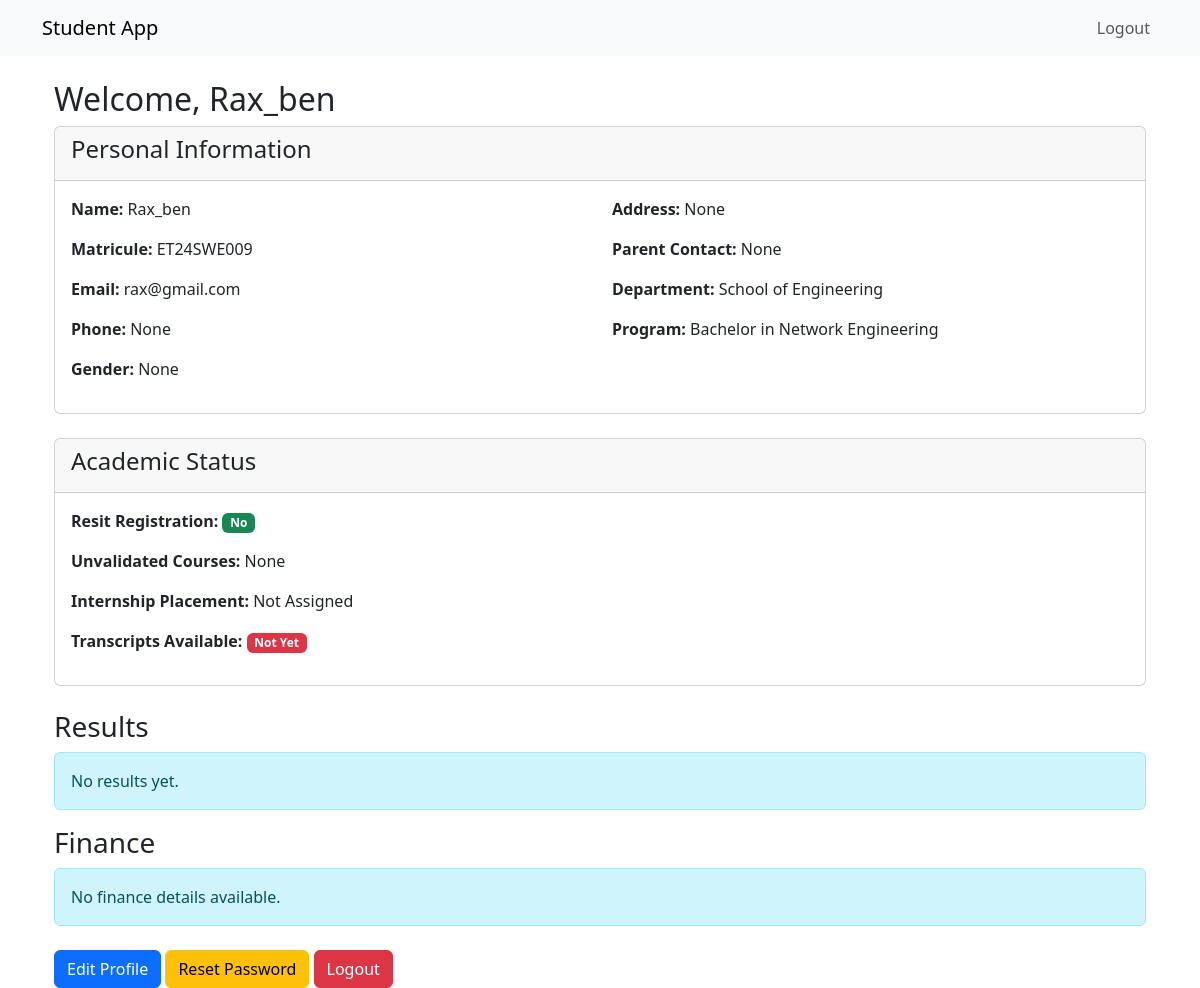
The app's page /student_dashboard (signed in) with its own data.
### models.py (models this page shows, shortened)
class User(UserMixin, db.Model):
    id = db.Column(db.Integer, primary_key=True)
    username = db.Column(db.String(150), unique=True, nullable=False)
    email = db.Column(db.String(150), unique=True, nullable=False)
    password_hash = db.Column(db.String(128), nullable=False)
    role = db.Column(db.String(50), nullable=False)  # 'student' or 'admin'
    name = db.Column(db.String(150), nullable=True)
    matricule = db.Column(db.String(50), nullable=True, unique=True)
    phone = db.Column(db.String(20), nullable=True)
    gender = db.Column(db.String(20), nullable=True)
    address = db.Column(db.String(300), nullable=True)
    parent_contact = db.Column(db.String(100), nullable=True)
    is_active = db.Column(db.Boolean, default=True)

class Department(db.Model):
    id = db.Column(db.Integer, primary_key=True)
    name = db.Column(db.String(150), unique=True, nullable=False)

class Program(db.Model):
    id = db.Column(db.Integer, primary_key=True)
    name = db.Column(db.String(150), nullable=False)
    department_id = db.Column(db.Integer, db.ForeignKey('department.id'), nullable=False)
    department = db.relationship('Department', backref='programs')

class Student(db.Model):
    id = db.Column(db.Integer, primary_key=True)
    user_id = db.Column(db.Integer, db.ForeignKey('user.id'), nullable=False)
    department_id = db.Column(db.Integer, db.ForeignKey('department.id'), nullable=False)
    program_id = db.Column(db.Integer, db.ForeignKey('program.id'), nullable=False)
    resit_registration = db.Column(db.Boolean, default=False)
    unvalidated_courses = db.Column(db.String(500), nullable=True)
    has_transcripts = db.Column(db.Boolean, default=False)
    internship_placement = db.Column(db.String(200), nullable=True)
    user = db.relationship('User', backref=db.backref('student', uselist=False))
    department = db.relationship('Department', backref='students')
    program = db.relationship('Program', backref='students')

### app.py (the view)
@app.route('/student_dashboard')
@login_required
def student_dashboard():
    if current_user.role != 'student':
        return redirect(url_for('admin_dashboard'))
    student = current_user.student
    if not student:
        flash('Student profile not found. Please contact administration.')
        return redirect(url_for('logout'))
    results = Result.query.filter_by(student_id=student.id, is_released=True).all()
    finances = Finance.query.filter_by(student_id=student.id, is_visible=True).all()
    return render_template('student_dashboard.html', student=student, results=results, finances=finances)

### app.py (called while the page is built)
@login_manager.user_loader
def load_user(user_id):
    return User.query.get(int(user_id))

### templates/student_dashboard.html (shortened to what this page needs)
{% extends "base.html" %}
{% block content %}
<div class="container">
    <h2>Welcome, {{ current_user.name }}</h2>
    <div class="card mb-4">
        <div class="card-header">
            <h4>Personal Information</h4>
        </div>
        <div class="card-body">
            <div class="row">
                <div class="col-md-6">
                    <p><strong>Name:</strong> {{ current_user.name }}</p>
                    <p><strong>Matricule:</strong> {{ current_user.matricule }}</p>
                    <p><strong>Email:</strong> {{ current_user.email }}</p>
                    <p><strong>Phone:</strong> {{ current_user.phone }}</p>
                    <p><strong>Gender:</strong> {{ current_user.gender }}</p>
                </div>
                <div class="col-md-6">
                    <p><strong>Address:</strong> {{ current_user.address }}</p>
                    <p><strong>Parent Contact:</strong> {{ current_user.parent_contact }}</p>
                    <p><strong>Department:</strong> {{ student.department.name }}</p>
                    <p><strong>Program:</strong> {{ student.program.name }}</p>
                </div>
            </div>
        </div>
    </div>
    <div class="card mb-4">
        <div class="card-header">
            <h4>Academic Status</h4>
        </div>
        <div class="card-body">
            <p><strong>Resit Registration:</strong> {% if student.resit_registration %}<span class="badge bg-warning">Yes</span>{% else %}<span class="badge bg-success">No</span>{% endif %}</p>
            <p><strong>Unvalidated Courses:</strong> {{ student.unvalidated_courses if student.unvalidated_courses else 'None' }}</p>
            <p><strong>Internship Placement:</strong> {{ student.internship_placement if student.internship_placement else 'Not Assigned' }}</p>
            <p><strong>Transcripts Available:</strong> {% if student.has_transcripts %}<span class="badge bg-success">Yes</span>{% else %}<span class="badge bg-danger">Not Yet</span>{% endif %}</p>
        </div>
    </div>
    <h3>Results</h3>
    {% if results %}
    <table class="table table-striped">
        <thead>
            <tr>
                <th>Subject</th>
                <th>CA Score</th>
                <th>Exam Score</th>
            </tr>
        </thead>
        <tbody>
            {% for result in results %}
            <tr>
                <td>{{ result.subject }}</td>
                <td>{{ result.ca_score }}</td>
                <td>{{ result.exam_score }}</td>
            </tr>
            {% endfor %}
        </tbody>
    </table>
    {% else %}
    <p class="alert alert-info">No results yet.</p>
    {% endif %}
    <h3>Finance</h3>
    {% if finances %}
    <table class="table table-striped">
        <thead>
            <tr>
                <th>Fees</th>
                <th>Balance</th>
                <th>Platform Charges</th>
            </tr>
        </thead>
        <tbody>
            {% for finance in finances %}
            <tr>
                <td>{{ finance.fees }}</td>
                <td>{{ finance.balance }}</td>
                <td>{{ finance.platform_charges }}</td>
            </tr>
            {% endfor %}
        </tbody>
    </table>
    {% else %}
    <p class="alert alert-info">No finance details available.</p>
    {% endif %}
    <div class="mt-4">
        <a href="{{ url_for('edit_profile') }}" class="btn btn-primary">Edit Profile</a>
        <a href="{{ url_for('forgot_password') }}" class="btn btn-warning">Reset Password</a>
        <a href="{{ url_for('logout') }}" class="btn btn-danger">Logout</a>
    </div>
</div>
{% endblock %}

### templates/base.html (shortened to what this page needs)
<!DOCTYPE html>
<html lang="en">
<head>
    <link href="https://cdn.jsdelivr.net/npm/bootstrap@5.3.0/dist/css/bootstrap.min.css" rel="stylesheet">
</head>
<body>
    <nav class="navbar navbar-expand-lg navbar-light bg-light">
        <div class="container">
            <a class="navbar-brand" href="#">Student App</a>
            <div class="navbar-nav ms-auto">
                {% if current_user.is_authenticated %}
                    <a class="nav-link" href="{{ url_for('logout') }}">Logout</a>
                {% endif %}
            </div>
        </div>
    </nav>
    <div class="container mt-4">
        {% block content %}{% endblock %}
    </div>
</body>
</html>

### records on screen
User: name "Rax_ben", matricule "ET24SWE009", email "rax@gmail.com", phone "None", gender "None", address "None", parent_contact "None"
Department: department.name "School of Engineering"
Program: program.name "Bachelor in Network Engineering"
Student: unvalidated_courses "None", internship_placement "Not Assigned"
